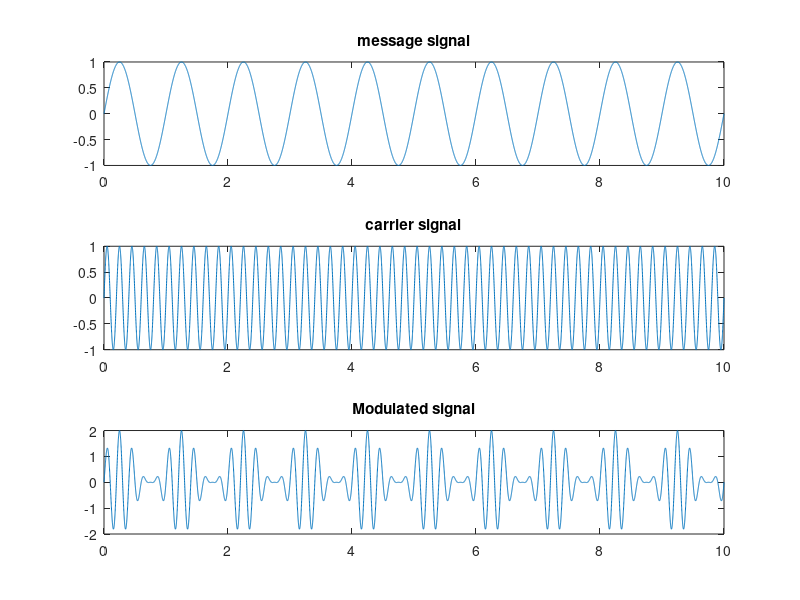

MATLAB code for this plot:
clc
clear all
close all

%{
Am = input('Amplitude of message signal: ');
Ac = input('Amplitude of carrier signal: ');
fm = input('Frequency of message signal: ');
fc = input('Frequency of carrier signal: ');

while fm>fc 
  disp('Invalid message signal');
  fm = input('Frequency of message signal: ');
endwhile
T = input('time period: ');
%}
Am=1;
Ac=1;
fm=1;
fc=5;
T=10;

t = 0:0.001:T;

Ym = Am*sin(2*pi*fm*t);
subplot(3,1,1);
plot(t,Ym);
title('message signal'); 

Yc = Ac*sin(2*pi*fc*t);
subplot(3,1,2);
plot(t,Yc);
title('carrier signal');

Z = (Ac+Ym).*Yc;
subplot(3,1,3);
plot(t,Z);
title('Modulated signal');